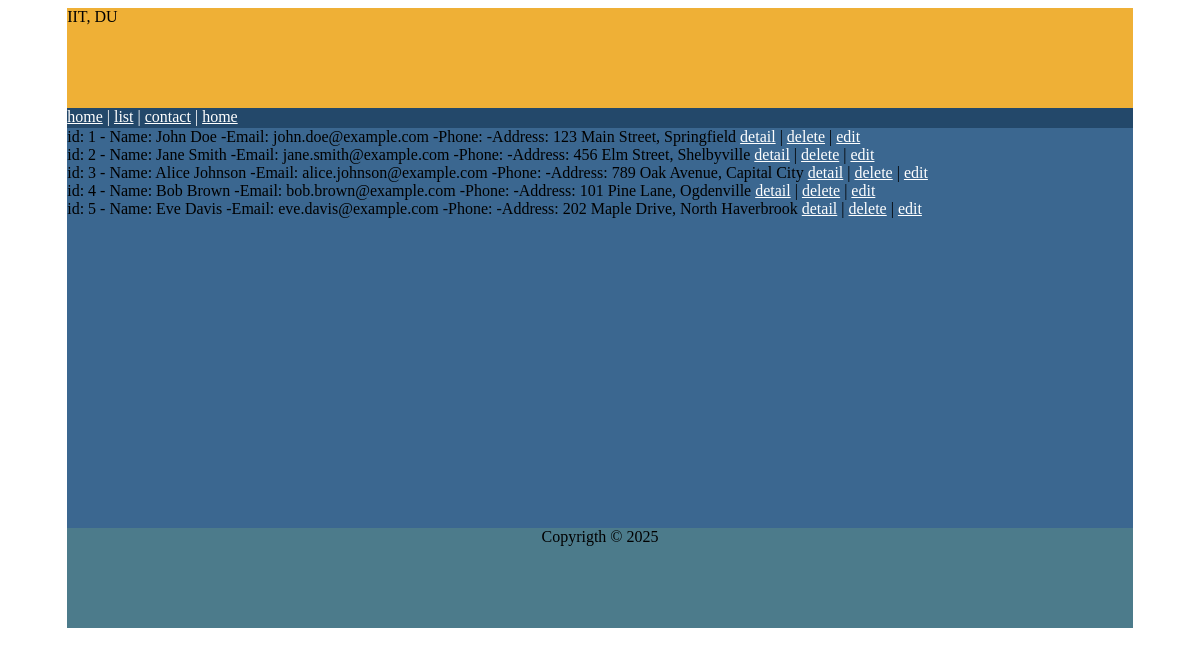
The page /sample/list.php on the database its author committed.
### tables this page shows
CREATE TABLE `user` (
  `id` int(11) NOT NULL,
  `firstname` varchar(100) NOT NULL,
  `lastname` varchar(100) NOT NULL,
  `email` varchar(100) NOT NULL,
  `mobile` varchar(15) NOT NULL,
  `address` varchar(100) NOT NULL
);

### sample/list.php (the view, shortened to what this page needs)
<?php
require("db_config.php");
include("header.php");
include("menu.php");
?>
<div id="main_content">
<?php
$conn = new mysqli($servername, $username, $password, $dbName);
$sql = "select * from `user`";
if ($result = $conn->query($sql)) {
}
if ($result->num_rows > 0) {
  while ($row = $result->fetch_assoc()) {
    echo "id: " . $row["id"] . " - Name: " . $row["firstname"] . " " . $row["lastname"] . " -Email: " . $row["email"] . " -Phone: " . $row["phone"] . " -Address: " . $row["address"] . " <a style='color:white;' href='details.php?id=" . $row["id"] . "'>detail</a> |  <a style='color:white;' href='delete.php?id=" . $row["id"] . "'>delete</a> |  <a style='color:white;' href='edit.php?id=" . $row["id"] . "'>edit</a><br>";
  }
} else {
  echo "0 results";
}
?>
</div>
<?php
include("footer.php");
?>

### sample/header.php (style rules this page uses)
body { min-height:550px; }
#main_content { height:400px; background-color:#3B6790; }

### rows shown on the page
user: id "1", firstname "John", lastname "Doe", email "john.doe@example.com", address "123 Main Street, Springfield"
user: id "2", firstname "Jane", lastname "Smith", email "jane.smith@example.com", address "456 Elm Street, Shelbyville"
user: id "3", firstname "Alice", lastname "Johnson", email "alice.johnson@example.com", address "789 Oak Avenue, Capital City"
user: id "4", firstname "Bob", lastname "Brown", email "bob.brown@example.com", address "101 Pine Lane, Ogdenville"
user: id "5", firstname "Eve", lastname "Davis", email "eve.davis@example.com", address "202 Maple Drive, North Haverbrook"
